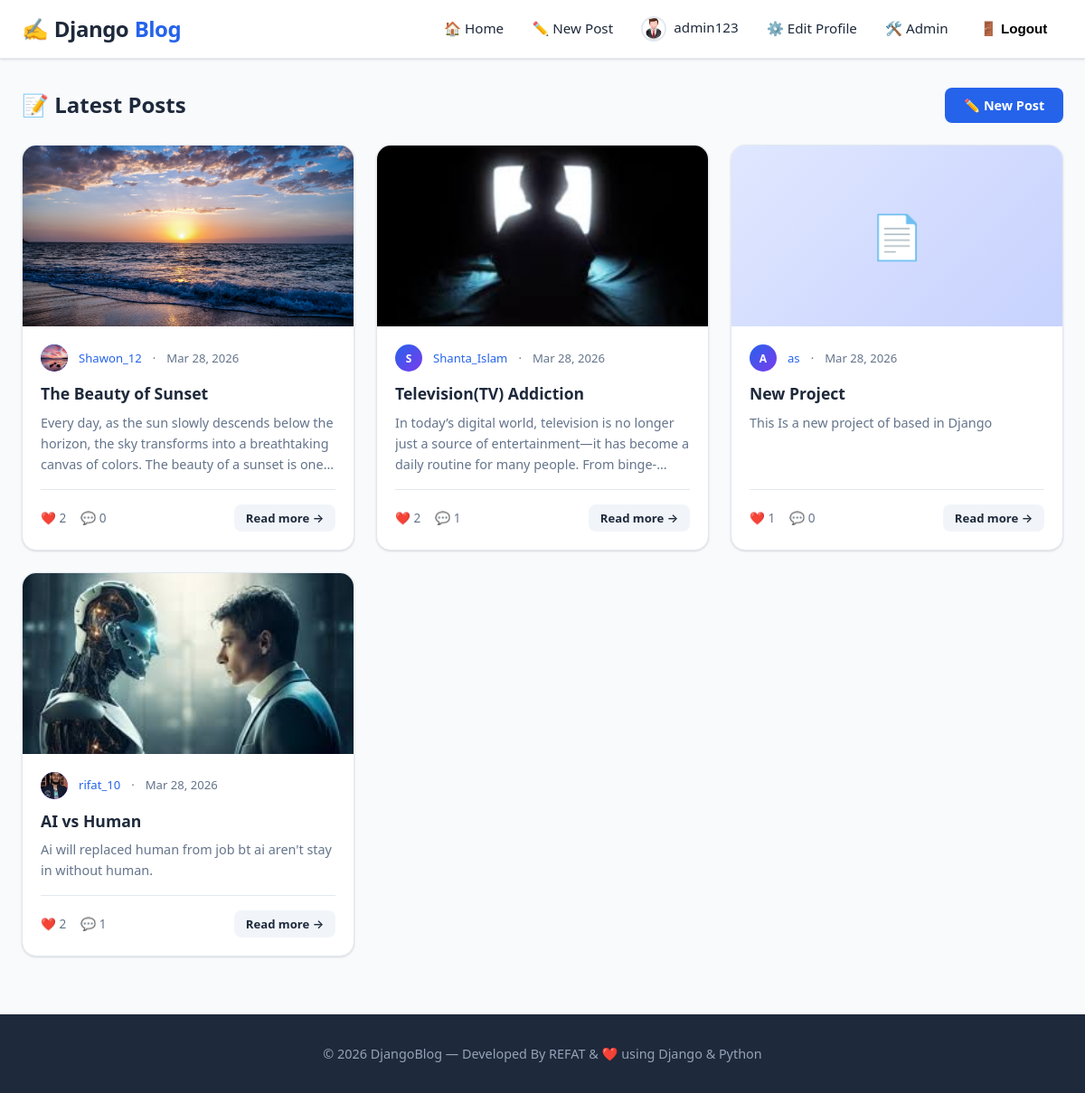
The app's page / (signed in) with its own data.
### blog/models.py (models this page shows, shortened)
class UserProfile(models.Model):
    user = models.OneToOneField(User, on_delete=models.CASCADE, related_name='profile')
    bio = models.TextField(blank=True, null=True, max_length=500)
    profile_pic = models.ImageField(upload_to='profile_pics/', blank=True, null=True)
    location = models.CharField(max_length=100, blank=True, null=True)
    website = models.URLField(blank=True, null=True)

class Post(models.Model):
    title = models.CharField(max_length=200)
    content = models.TextField()
    author = models.ForeignKey(User, on_delete=models.CASCADE, related_name='posts')
    created_date = models.DateTimeField(default=timezone.now)
    updated_date = models.DateTimeField(auto_now=True)
    image = models.ImageField(upload_to='post_images/', blank=True, null=True)
    class Meta:
        ordering = ['-created_date']
    def total_likes(self):
        return self.likes.count()
    def total_comments(self):
        return self.comments.count()

### blog/views.py (the view)
# urls.py: path('', views.home, name='home'),
def home(request):
    posts = Post.objects.all().select_related('author', 'author__profile').prefetch_related('likes', 'comments')
    return render(request, 'blog/home.html', {'posts': posts})

### blog/templates/blog/home.html (shortened to what this page needs)
{% extends 'blog/base.html' %}
{% block content %}
<div class="section-header">
  <h2 class="section-title">📝 Latest Posts</h2>
  {% if user.is_authenticated %}
    <a href="{% url 'post_create' %}" class="btn btn-primary">✏️ New Post</a>
  {% endif %}
</div>
{% if posts %}
  <div class="posts-grid">
    {% for post in posts %}
    <article class="post-card">
      {% if post.image %}
        <img src="{{ post.image.url }}" alt="{{ post.title }}" class="post-card-image" loading="lazy" />
      {% else %}
        <div class="post-card-image-placeholder">📄</div>
      {% endif %}
      <div class="post-card-body">
        <div class="post-card-meta">
          <div class="author-avatar">
            {% if post.author.profile.profile_pic %}
              <img src="{{ post.author.profile.profile_pic.url }}" class="avatar-img" alt="pic" />
            {% else %}
              {{ post.author.username|first|upper }}
            {% endif %}
          </div>
          <a href="{% url 'profile' post.author.username %}">{{ post.author.username }}</a>
          <span>·</span>
          <span>{{ post.created_date|date:"M d, Y" }}</span>
        </div>
        <h3 class="post-card-title">
          <a href="{% url 'post_detail' post.pk %}">{{ post.title }}</a>
        </h3>
        <p class="post-card-excerpt">{{ post.content|truncatechars:150 }}</p>
        <div class="post-card-footer">
          <div class="post-stats">
            <span class="stat-item">❤️ {{ post.total_likes }}</span>
            <span class="stat-item">💬 {{ post.total_comments }}</span>
          </div>
          <a href="{% url 'post_detail' post.pk %}" class="btn btn-light btn-sm">Read more →</a>
        </div>
      </div>
    </article>
    {% endfor %}
  </div>
{% endif %}
{% endblock %}

### blog/templates/blog/base.html (shortened to what this page needs)
{% load static %}
<!DOCTYPE html>
<html lang="en">
<head>
  <link rel="stylesheet" href="{% static 'css/style.css' %}" />
</head>
<body>
  <nav class="navbar">
    <div class="navbar-inner">
      <a class="navbar-brand" href="{% url 'home' %}">✍️ <span>Django</span>Blog</a>
      <ul class="navbar-nav" id="navMenu">
        <li><a class="nav-link" href="{% url 'home' %}">🏠 Home</a></li>
        {% if user.is_authenticated %}
          <li><a class="nav-link" href="{% url 'post_create' %}">✏️ New Post</a></li>
          <li>
            <a class="nav-link" href="{% url 'profile' user.username %}">
              {% if user.profile.profile_pic %}
                <img src="{{ user.profile.profile_pic.url }}" class="nav-profile-pic" alt="pic" />
              {% endif %}
              {{ user.username }}
            </a>
          </li>
          <li><a class="nav-link" href="{% url 'profile_edit' %}">⚙️ Edit Profile</a></li>
          {% if user.is_staff %}
            <li><a class="nav-link" href="/admin/" target="_blank">🛠️ Admin</a></li>
          {% endif %}
          <li>
            <form method="post" action="{% url 'logout' %}" style="display:inline;">
              <button type="submit" class="nav-link btn-nav-primary" style="background:none;border:none;cursor:pointer;">🚪 Logout</button>
            </form>
          </li>
        {% else %}
          <li><a class="nav-link" href="{% url 'login' %}">Login</a></li>
          <li><a class="nav-link btn-nav-primary" href="{% url 'register' %}">Register</a></li>
        {% endif %}
      </ul>
    </div>
  </nav>
  <main class="main-content">
    {% block content %}{% endblock %}
  </main>
  <footer>
    <p>© 2026 DjangoBlog — Developed By REFAT & ❤️ using Django & Python</p>
  </footer>
</body>
</html>

### records on screen
Post: image (picture), author.profile.profile_pic (picture), author.username "Shawon_12", created_date "Mar 28, 2026", title "The Beauty of Sunset", content "Every day, as the sun slowly descends below the horizon, the sky transforms into a breathtaking canvas of colors. The beauty of a sunset is…", total_likes "2", total_comments "0"
Post: image (picture), author.username|first "S", author.username "Shanta_Islam", created_date "Mar 28, 2026", title "Television(TV) Addiction", content "In today’s digital world, television is no longer just a source of entertainment—it has become a daily routine for many people.…", total_likes "2", total_comments "1"
Post: author.username|first "A", author.username "as", created_date "Mar 28, 2026", title "New Project", content "This Is a new project of based in Django", total_likes "1", total_comments "0"
Post: image (picture), author.profile.profile_pic (picture), author.username "rifat_10", created_date "Mar 28, 2026", title "AI vs Human", content "Ai will replaced human from job bt ai aren't stay in without human.", total_likes "2", total_comments "1"

### other values on screen
{{ user.username }} "admin123"
